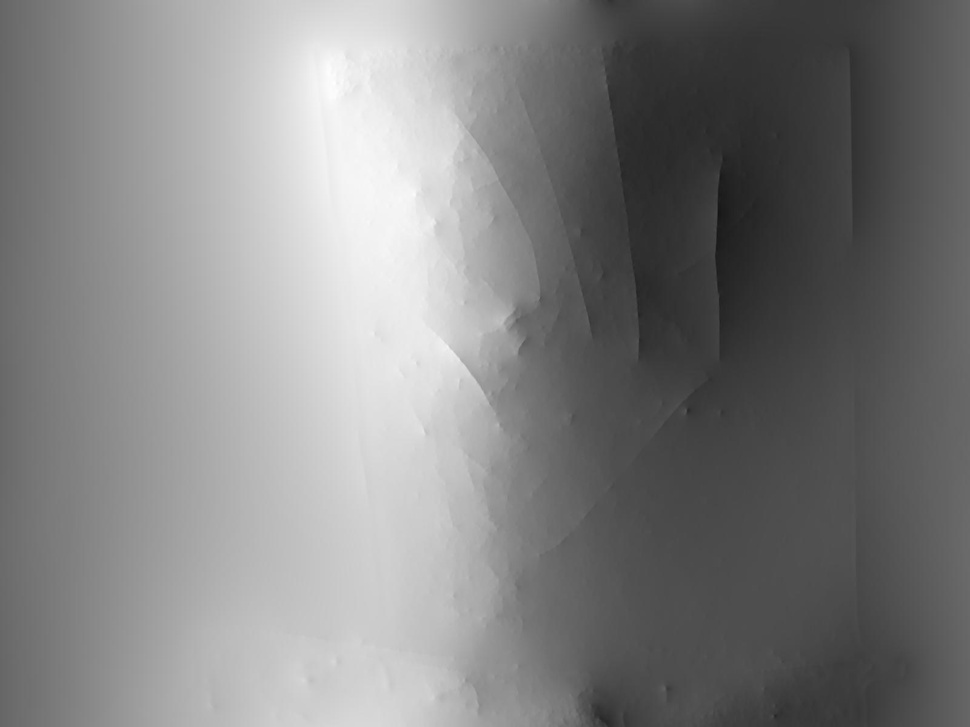
#> input picture Python/image/image.jpg, 970 x 727 px, shrunk from 1600 x 1200 before the run
$ python test.py
#> lines starting #> are read from the running program, lines starting #| are printed output that depends on the picture; after the words box and inside, x2 and y2 are one past the last pixel; in counts of white or black regions, pixels touching at a corner belong together
import numpy as np
import psutil
import time
import matplotlib.pyplot as plt
import cv2
from scipy.ndimage import gaussian_filter


def ascending_cosine_filter(size):
    """
    Generate an ascending cosine filter of the given size.
    """
    x = np.arange(size) - size // 2
    y = np.arange(size) - size // 2
    xx, yy = np.meshgrid(x, y)
    dist = np.sqrt(xx ** 2 + yy ** 2)
    angle = np.arctan2(yy, xx)
    angle[angle < 0] += 2 * np.pi
    return np.cos(angle) * (dist < size // 2)


def process_image(image):
    """
    Process the given image using a Gaussian filter.
    """
    # Convert the image to grayscale if necessary
    if len(image.shape) == 3:
        image = np.mean(image, axis=2)

    # Apply the Gaussian filter
    filtered = gaussian_filter(image, sigma=2)

    # Normalize the filtered image
    filtered = (filtered - np.min(filtered)) / (np.max(filtered) - np.min(filtered))

    return filtered


def transfer_image(image_file_path, destination_address, filter_name):
    start_time = time.time()
    with open(image_file_path, 'rb') as f:
        image_data = f.read()
    # transfer the image data to the destination address
    # you can use libraries like requests or urllib to do this

    end_time = time.time()
    elapsed_time = end_time - start_time
    network_usage = psutil.net_io_counters().bytes_sent
    # network_usage = psutil.net_io_counters().bytes_sent / elapsed_time
    print(f"{filter_name} Network usage: {network_usage} bytes/second")
    # print(f"elapsed_time: {elapsed_time} bytes/second")


if __name__ == '__main__':
    # Load the image
    image = cv2.imread('../image/image.jpg', cv2.IMREAD_COLOR)
#> image is the input picture: shape (727, 970, 3); min 19, max 254, mean 129.1
    transfer_image('../image/image.jpg', 'https://example.com/upload', 'original')

    kernel = np.ones((5, 5), np.float32) / 25
    smoothed = cv2.filter2D(image, -1, kernel)
    cv2.imwrite('../image/smoothed.jpg', smoothed)
    transfer_image('../image/smoothed.jpg', 'https://example.com/upload', 'smoothed')

    # Process the image
    blur = process_image(image)
#> in process_image, `filtered = (filtered - np.min(filtered)) / (np.max(filtered) - np.min(..`:
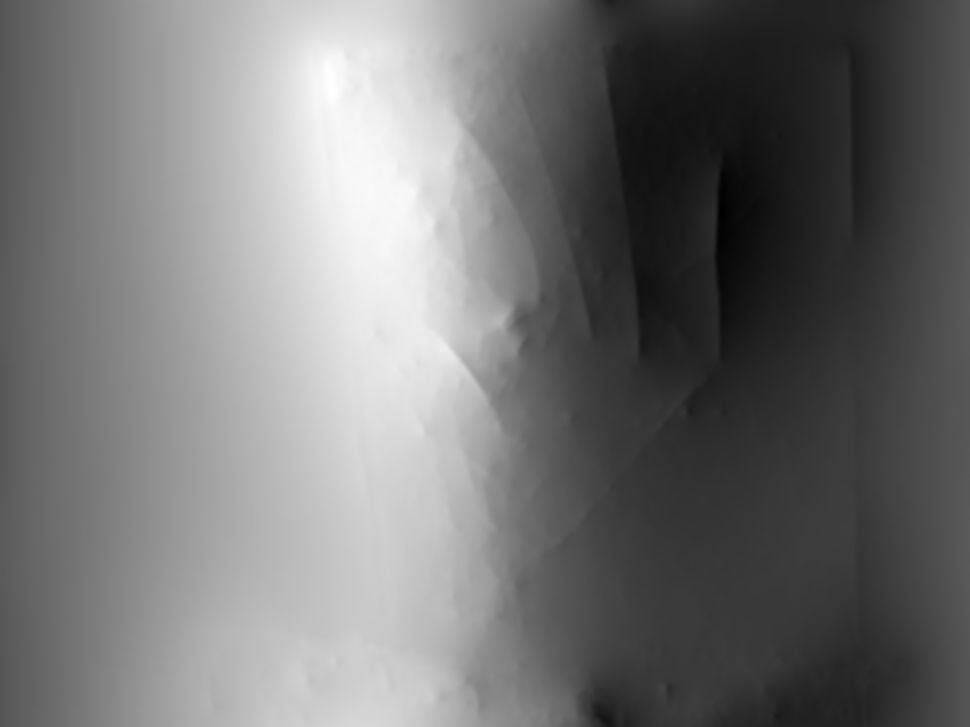
#> filtered: shape (727, 970) float64; min 0, max 1, mean 0.456
    cv2.imwrite('../image/blur.jpg', blur)
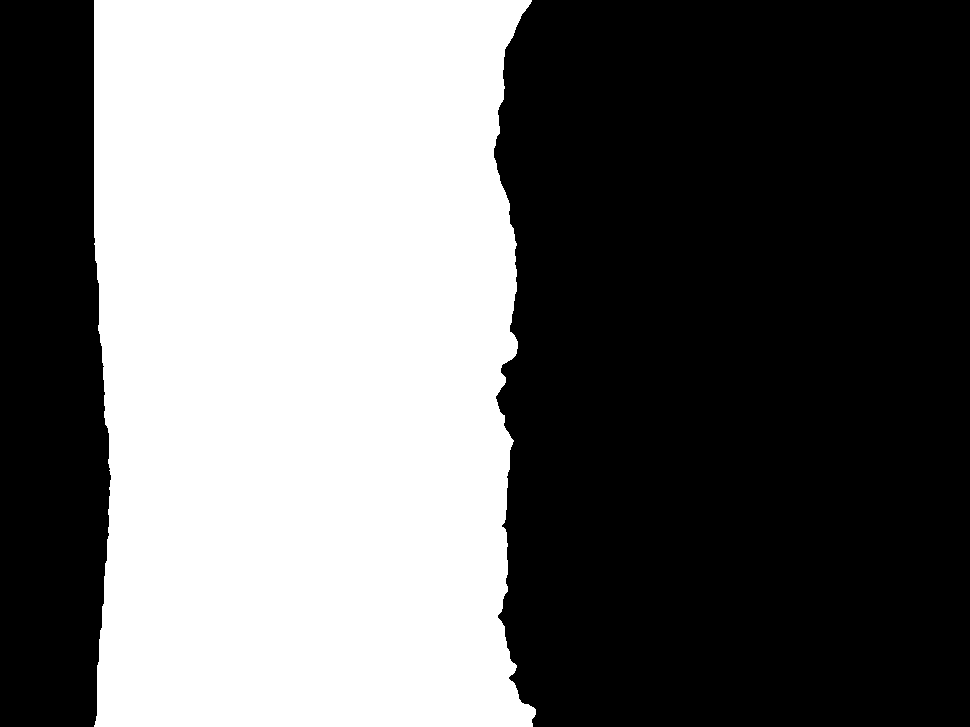
#> saved as blur.jpg: shape (727, 970); values 0 (black) and 1 (white), 42.2% white; 1 white region, box (x1, y1, x2, y2) and area: (94, 0, 536, 727) 297509
    transfer_image('../image/blur.jpg', 'https://example.com/upload', 'blur')

    median = cv2.medianBlur(image, 5)
    cv2.imwrite('../image/median.jpg', median)
    transfer_image('../image/median.jpg', 'https://example.com/upload', 'median')

    # Display the original and filtered images
    fig, axs = plt.subplots(1, 4, figsize=(10, 5))
    axs[0].imshow(image)
    axs[0].set_title('Original')
    axs[1].imshow(blur, cmap='gray')
    axs[1].set_title('blur')
    axs[2].imshow(median, cmap='gray')
    axs[2].set_title('median')
    axs[3].imshow(smoothed, cmap='gray')
    axs[3].set_title('smoothed')
    plt.show()
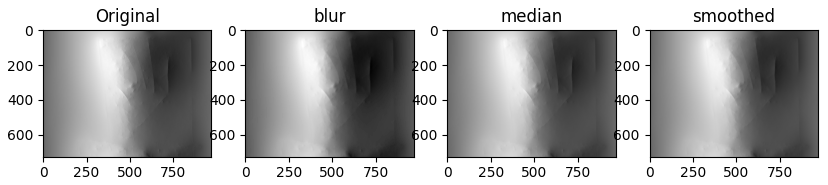
#> figure drawn by matplotlib, 4 panels
